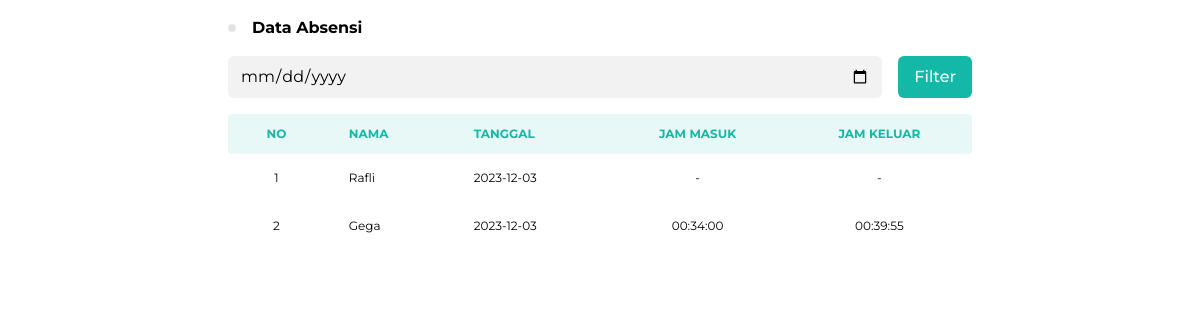
Screenshot of /src/pages/data_absen.php?date=2023-12-03 with the database file from the repository.
### tables this page shows
CREATE TABLE `siswa` (
  `id` int(11) NOT NULL,
  `nis` varchar(255) NOT NULL,
  `card_no` varchar(255) NOT NULL,
  `name` varchar(255) NOT NULL
);

### src/pages/data_absen.php (the view, shortened to what this page needs)
<!DOCTYPE html>
<html lang="en">
<head>
  <link rel="stylesheet" href="../../assets/css/output.css">
</head>
<body class="min-h-screen bg-white w-full flex justify-center">
  <div class='flex flex-col w-full max-w-screen-md min-h-full'>
    <div class='px-3 flex flex-col w-full min-h-full'>
      <div class="py-4 flex gap-4 items-center">
        <a href="../../index.php" class="p-1 bg-black bg-opacity-10 rounded">
        </a>
        <div class="font-bold">
          Data Absensi
        </div>
      </div>
      <form method="POST" action="../utils/data_absen_filter.php" class="pb-4 flex gap-4 w-full">
        <input type="date" name="date" class="form-input">
        <button type="submit" class="button min-w-fit bg-teal-500 text-white">
          Filter
        </button>
      </form>
      <div class="block w-full overflow-x-auto">
        <table class="w-full border-collapse ">
          <thead class="bg-teal-500 bg-opacity-10 text-teal-500">
            <tr>
              <th class="px-6 py-3 font-bold text-center text-xs uppercase rounded-l align-middle">
                No
              </th>
              <th class="px-6 py-3 font-bold text-left text-xs uppercase align-middle">
                Nama
              </th>
              <th class="px-6 py-3 font-bold text-left text-xs uppercase align-middle">
                Tanggal
              </th>
              <th class="px-6 py-3 font-bold text-center text-xs uppercase align-middle">
                Jam Masuk
              </th>
              <th class="px-6 py-3 font-bold text-center text-xs uppercase rounded-r align-middle">
                Jam Keluar
              </th>
            </tr>
          </thead>
          <tbody>
            <?php
            require_once "../../config/database.php";
            if (isset($_GET["date"])) {
              $tanggal = date($_GET["date"]);
            } else {
              $tanggal = date('Y-m-d');
            }
            $command_get_all_users = "SELECT * FROM siswa";
            $all_users = $connect->query($command_get_all_users);
            $i = 0;
            while ($user = $all_users->fetch_assoc()) {
              $result[$i]["name"] = $user["name"];
              $result[$i]["nis"] = $user["nis"];
              $result[$i]["card_no"] = $user["card_no"];
              $result[$i]["date"] = $tanggal;
              $result[$i]["jam_masuk"] = "-";
              $result[$i]["jam_keluar"] = "-";
              $card_no = $user['card_no'];
              $command_absen = "SELECT jam_masuk, jam_keluar
                                FROM absen
                                WHERE card_no = '$card_no'
                                AND `date` = '$tanggal'";
              $hasil_absen = $connect->query($command_absen);
              $absen = $hasil_absen->fetch_assoc();
              if ($absen != NULL) {
                $jam_masuk = $absen["jam_masuk"];
                $jam_keluar = $absen["jam_keluar"];
                $result[$i]["jam_masuk"] = $jam_masuk != "" ? $jam_masuk : "-";
                $result[$i]["jam_keluar"] = $jam_keluar != "" ? $jam_keluar : "-";
              }
              $i++;
            }
            $no = 0;
            foreach ($result as $data) {
              $no++;
            ?>
              <tr>
                <td class="text-center px-6 text-xs whitespace-nowrap p-4">
                  <?= $no ?>
                </td>
                <td class="px-6 text-xs whitespace-nowrap p-4 ">
                  <?= $data["name"] ?>
                </td>
                <td class="px-6 text-xs whitespace-nowrap p-4">
                  <?= $data["date"] ?>
                </td>
                <td class="text-center px-6 text-xs whitespace-nowrap p-4">
                  <?= $data["jam_masuk"] ?>
                </td>
                <td class="text-center px-6 text-xs whitespace-nowrap p-4">
                  <?= $data["jam_keluar"] ?>
                </td>
              </tr>
            <?php } ?>
          </tbody>
        </table>
      </div>
    </div>
  </div>
</body>
</html>

### rows the page displays
siswa: name "Rafli", date "2023-12-03", jam_masuk "-", jam_keluar "-"
siswa: name "Gega", date "2023-12-03", jam_masuk "00:34:00", jam_keluar "00:39:55"
